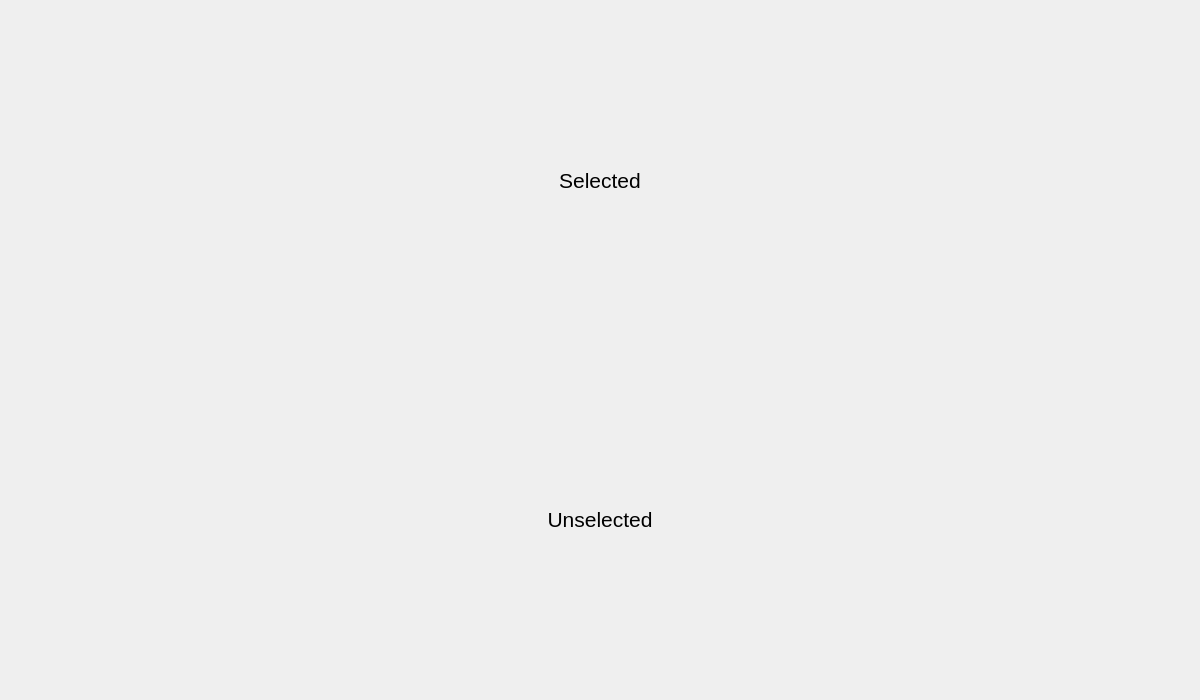
<?xml version="1.0" encoding="UTF-8"?>
<ui version="4.0">
 <class>ColorMatchRangeViewer</class>
 <widget class="QDialog" name="ColorMatchRangeViewer">
  <property name="geometry">
   <rect>
    <x>0</x>
    <y>0</y>
    <width>1200</width>
    <height>700</height>
   </rect>
  </property>
  <property name="windowTitle">
   <string>Color Range Viewer</string>
  </property>
  <layout class="QVBoxLayout" name="verticalLayout">
   <property name="spacing">
    <number>0</number>
   </property>
   <item>
    <widget class="QWidget" name="selectedWidget" native="true">
     <layout class="QVBoxLayout" name="verticalLayout_2">
      <item>
       <widget class="QLabel" name="selectedLabel">
        <property name="sizePolicy">
         <sizepolicy hsizetype="Preferred" vsizetype="Maximum">
          <horstretch>0</horstretch>
          <verstretch>0</verstretch>
         </sizepolicy>
        </property>
        <property name="font">
         <font>
          <pointsize>16</pointsize>
         </font>
        </property>
        <property name="text">
         <string>Selected</string>
        </property>
        <property name="alignment">
         <set>Qt::AlignCenter</set>
        </property>
       </widget>
      </item>
      <item>
       <layout class="QHBoxLayout" name="selectedLayout">
        <property name="spacing">
         <number>0</number>
        </property>
       </layout>
      </item>
     </layout>
    </widget>
   </item>
   <item>
    <widget class="QWidget" name="widget" native="true">
     <layout class="QVBoxLayout" name="verticalLayout_3">
      <item>
       <widget class="QLabel" name="label">
        <property name="sizePolicy">
         <sizepolicy hsizetype="Preferred" vsizetype="Maximum">
          <horstretch>0</horstretch>
          <verstretch>0</verstretch>
         </sizepolicy>
        </property>
        <property name="font">
         <font>
          <pointsize>16</pointsize>
         </font>
        </property>
        <property name="text">
         <string>Unselected</string>
        </property>
        <property name="alignment">
         <set>Qt::AlignCenter</set>
        </property>
       </widget>
      </item>
      <item>
       <layout class="QHBoxLayout" name="unselectedLayout">
        <property name="spacing">
         <number>0</number>
        </property>
       </layout>
      </item>
     </layout>
    </widget>
   </item>
  </layout>
 </widget>
 <resources/>
 <connections/>
</ui>
